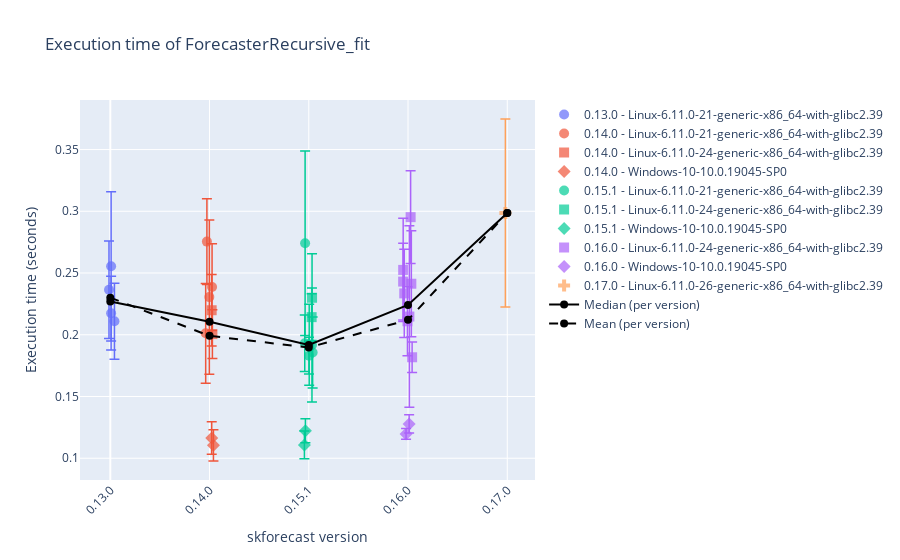
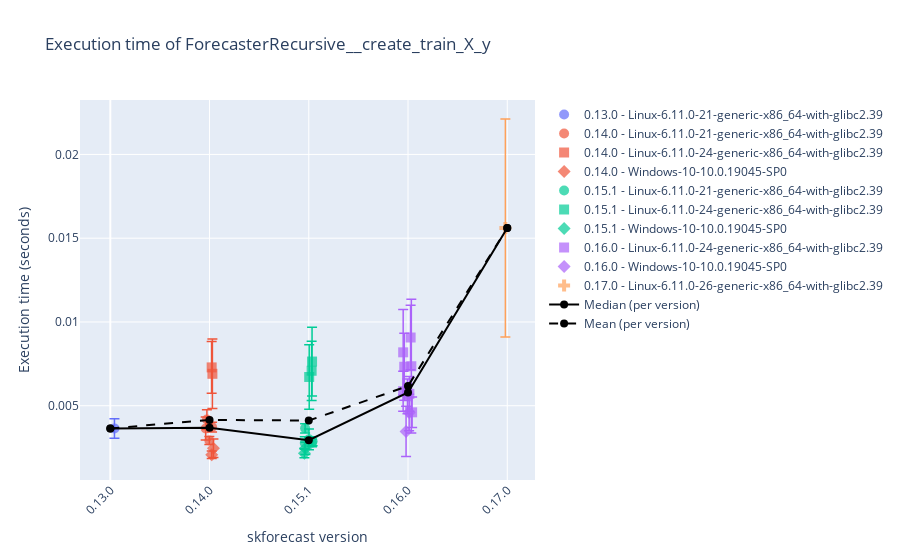
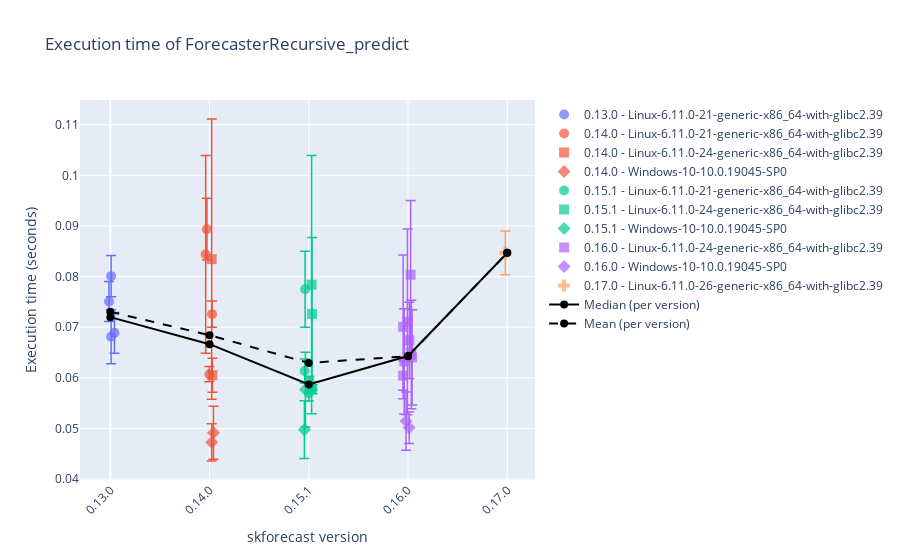
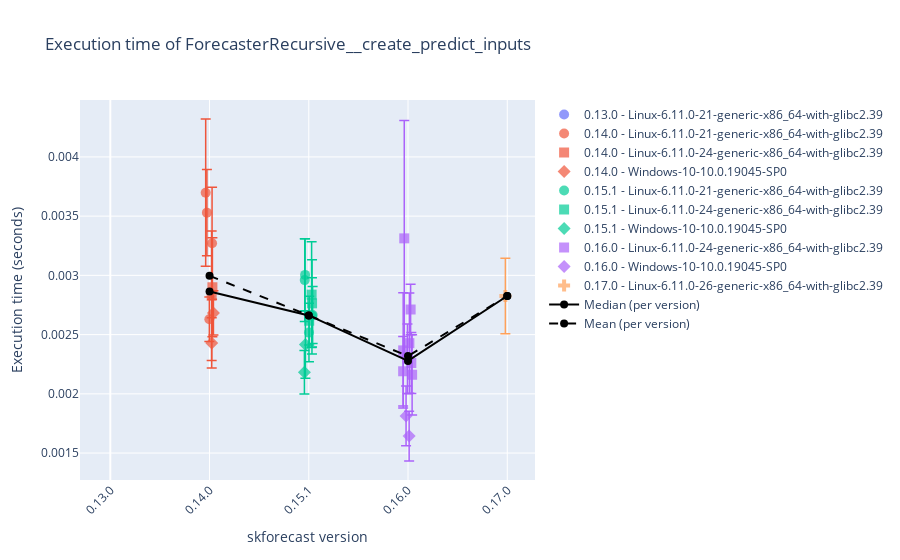

Notebook cell for these charts, in order:
### Code cell
# Plot results
# ==============================================================================
display_df = False
selected_date = None
# 'Linux-6.11.0-24-generic-x86_64-with-glibc2.39'
# 'Windows-10-10.0.19045-SP0'
selected_platform = None

results_benchmark_all = joblib.load("./benchmark.joblib")
results_benchmark = results_benchmark_all.query("forecaster_name in ['ForecasterRecursive', 'ForecasterAutoreg']")
results_benchmark = results_benchmark.query("regressor_name == 'LGBMRegressor'")
for function_name in results_benchmark['function_name'].unique():
    df = results_benchmark.query(f"function_name == '{function_name}'")
    if selected_date:
        df = df[df['datetime'].dt.date == pd.to_datetime(selected_date).date()]
    if selected_platform:
        df = df[df['platform'] == selected_platform]
    if display_df:
        display(df.tail(3))
    plot_benchmark_results(df.copy(), function_name, add_median=True, add_mean=True)
